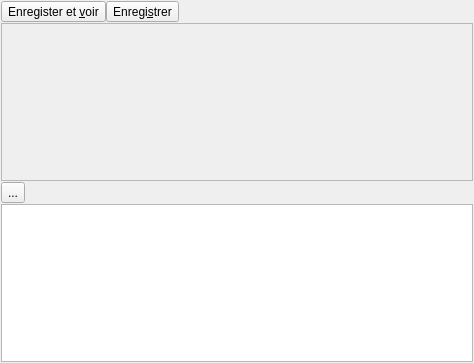
<?xml version="1.0" encoding="UTF-8"?>
<ui version="4.0">
 <class>WTextZone</class>
 <widget class="QWidget" name="WTextZone">
  <property name="geometry">
   <rect>
    <x>0</x>
    <y>0</y>
    <width>474</width>
    <height>363</height>
   </rect>
  </property>
  <property name="windowTitle">
   <string>Form</string>
  </property>
  <property name="windowIcon">
   <iconset resource="icons.qrc">
    <normaloff>:/journal.png</normaloff>:/journal.png</iconset>
  </property>
  <layout class="QVBoxLayout" name="verticalLayout">
   <property name="spacing">
    <number>1</number>
   </property>
   <property name="leftMargin">
    <number>1</number>
   </property>
   <property name="topMargin">
    <number>1</number>
   </property>
   <property name="rightMargin">
    <number>1</number>
   </property>
   <property name="bottomMargin">
    <number>1</number>
   </property>
   <item>
    <widget class="QWidget" name="bar" native="true">
     <property name="sizePolicy">
      <sizepolicy hsizetype="Fixed" vsizetype="Fixed">
       <horstretch>0</horstretch>
       <verstretch>0</verstretch>
      </sizepolicy>
     </property>
     <layout class="QHBoxLayout" name="horizontalLayout">
      <property name="spacing">
       <number>0</number>
      </property>
      <property name="leftMargin">
       <number>0</number>
      </property>
      <property name="topMargin">
       <number>0</number>
      </property>
      <property name="rightMargin">
       <number>0</number>
      </property>
      <property name="bottomMargin">
       <number>0</number>
      </property>
      <item>
       <widget class="QToolButton" name="viewButton">
        <property name="toolTip">
         <string>Enregister et voir (Ctrl+D)</string>
        </property>
        <property name="text">
         <string>Enregister et &amp;voir</string>
        </property>
        <property name="icon">
         <iconset resource="icons.qrc">
          <normaloff>:/update.png</normaloff>:/update.png</iconset>
        </property>
        <property name="shortcut">
         <string>Ctrl+D</string>
        </property>
        <property name="autoRepeat">
         <bool>false</bool>
        </property>
       </widget>
      </item>
      <item>
       <widget class="QToolButton" name="saveButton">
        <property name="toolTip">
         <string>Enregister (Ctrl+S)</string>
        </property>
        <property name="text">
         <string>Enregi&amp;strer</string>
        </property>
        <property name="icon">
         <iconset resource="icons.qrc">
          <normaloff>:/save.png</normaloff>:/save.png</iconset>
        </property>
        <property name="iconSize">
         <size>
          <width>24</width>
          <height>24</height>
         </size>
        </property>
        <property name="shortcut">
         <string>Ctrl+S</string>
        </property>
       </widget>
      </item>
     </layout>
    </widget>
   </item>
   <item>
    <widget class="QPlainTextEdit" name="plainTextEdit">
     <property name="enabled">
      <bool>false</bool>
     </property>
    </widget>
   </item>
   <item>
    <widget class="QToolButton" name="editButton">
     <property name="toolTip">
      <string>Editer (Ctrl+D)</string>
     </property>
     <property name="text">
      <string>...</string>
     </property>
     <property name="icon">
      <iconset resource="icons.qrc">
       <normaloff>:/notes.png</normaloff>:/notes.png</iconset>
     </property>
     <property name="shortcut">
      <string>Ctrl+D</string>
     </property>
    </widget>
   </item>
   <item>
    <widget class="QTextBrowser" name="formatedDisplay">
     <property name="readOnly">
      <bool>true</bool>
     </property>
     <property name="html">
      <string>&lt;!DOCTYPE HTML PUBLIC &quot;-//W3C//DTD HTML 4.0//EN&quot; &quot;http://www.w3.org/TR/REC-html40/strict.dtd&quot;&gt;
&lt;html&gt;&lt;head&gt;&lt;meta name=&quot;qrichtext&quot; content=&quot;1&quot; /&gt;&lt;style type=&quot;text/css&quot;&gt;
p, li { white-space: pre-wrap; }
&lt;/style&gt;&lt;/head&gt;&lt;body style=&quot; font-family:'Sans'; font-size:10pt; font-weight:400; font-style:normal;&quot;&gt;
&lt;p style=&quot;-qt-paragraph-type:empty; margin-top:0px; margin-bottom:0px; margin-left:0px; margin-right:0px; -qt-block-indent:0; text-indent:0px;&quot;&gt;&lt;br /&gt;&lt;/p&gt;&lt;/body&gt;&lt;/html&gt;</string>
     </property>
     <property name="textInteractionFlags">
      <set>Qt::LinksAccessibleByMouse|Qt::TextSelectableByMouse</set>
     </property>
    </widget>
   </item>
  </layout>
 </widget>
 <resources>
  <include location="icons.qrc"/>
 </resources>
 <connections>
  <connection>
   <sender>editButton</sender>
   <signal>clicked()</signal>
   <receiver>WTextZone</receiver>
   <slot>editMode()</slot>
   <hints>
    <hint type="sourcelabel">
     <x>15</x>
     <y>244</y>
    </hint>
    <hint type="destinationlabel">
     <x>236</x>
     <y>181</y>
    </hint>
   </hints>
  </connection>
  <connection>
   <sender>viewButton</sender>
   <signal>clicked()</signal>
   <receiver>WTextZone</receiver>
   <slot>viewMode()</slot>
   <hints>
    <hint type="sourcelabel">
     <x>47</x>
     <y>17</y>
    </hint>
    <hint type="destinationlabel">
     <x>236</x>
     <y>181</y>
    </hint>
   </hints>
  </connection>
  <connection>
   <sender>saveButton</sender>
   <signal>clicked()</signal>
   <receiver>WTextZone</receiver>
   <slot>saveText()</slot>
   <hints>
    <hint type="sourcelabel">
     <x>16</x>
     <y>17</y>
    </hint>
    <hint type="destinationlabel">
     <x>236</x>
     <y>181</y>
    </hint>
   </hints>
  </connection>
  <connection>
   <sender>plainTextEdit</sender>
   <signal>textChanged()</signal>
   <receiver>WTextZone</receiver>
   <slot>textChanged()</slot>
   <hints>
    <hint type="sourcelabel">
     <x>236</x>
     <y>131</y>
    </hint>
    <hint type="destinationlabel">
     <x>236</x>
     <y>181</y>
    </hint>
   </hints>
  </connection>
  <connection>
   <sender>formatedDisplay</sender>
   <signal>anchorClicked(QUrl)</signal>
   <receiver>WTextZone</receiver>
   <slot>linkClick(QUrl)</slot>
   <hints>
    <hint type="sourcelabel">
     <x>236</x>
     <y>288</y>
    </hint>
    <hint type="destinationlabel">
     <x>236</x>
     <y>181</y>
    </hint>
   </hints>
  </connection>
 </connections>
 <slots>
  <slot>editMode()</slot>
  <slot>viewMode()</slot>
  <slot>saveText()</slot>
  <slot>textChanged()</slot>
  <slot>linkClick(QUrl)</slot>
 </slots>
</ui>
